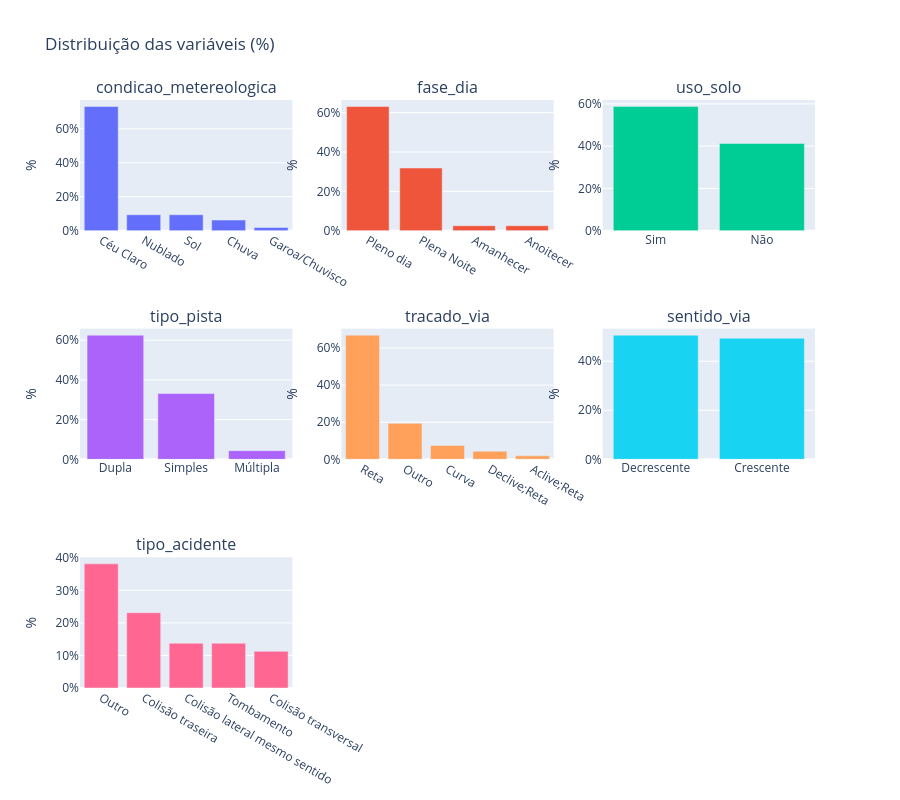

Notebook source saved alongside this figure:
### Markdown cell above
## Proporções de Acidentes por Tipo de Acidente

### Code cell
import plotly.express as px
import plotly.graph_objects as go
from plotly.subplots import make_subplots

col_names = [ 
    "condicao_metereologica",
    "fase_dia", 
    "uso_solo",
    "tipo_pista", 
    "tracado_via",
    "sentido_via", 
    "tipo_acidente"
]

# top N a manter por coluna (as demais viram "Outro")
top_n = {
    "tipo_acidente": 5,
    "tracado_via":   5,
}

def recodificar(series, n):
    top = series.value_counts().nlargest(n).index
    return series.where(series.isin(top), other="Outro")

df_plot = df[col_names].copy()
for col, n in top_n.items():
    df_plot[col] = recodificar(df_plot[col], n)

fig = make_subplots(rows=3, cols=3, subplot_titles=col_names)

for i, col in enumerate(col_names):
    row, col_pos = divmod(i, 3)
    counts = df_plot[col].value_counts(normalize=True) * 100
    fig.add_trace(
        go.Bar(x=counts.index, y=counts.values, name=col, showlegend=False),
        row=row + 1, col=col_pos + 1
    )

fig.update_yaxes(title_text="%", ticksuffix="%")
fig.update_layout(height=800, title_text="Distribuição das variáveis (%)")
fig.show()

### Figure 1 — Plotly figure (JSON) as saved in the notebook; plotly's stock layout.template omitted (floating-point values rounded to 4 significant figures)
{"data": [{"name": "condicao_metereologica", "showlegend": false, "type": "bar", "x": ["Céu Claro", "Nublado", "Sol", "Chuva", "Garoa/Chuvisco"], "xaxis": "x", "y": [73.12, 9.375, 9.375, 6.25, 1.875], "yaxis": "y"}, {"name": "fase_dia", "showlegend": false, "type": "bar", "x": ["Pleno dia", "Plena Noite", "Amanhecer", "Anoitecer"], "xaxis": "x2", "y": [63.12, 31.87, 2.5, 2.5], "yaxis": "y2"}, {"name": "uso_solo", "showlegend": false, "type": "bar", "x": ["Sim", "Não"], "xaxis": "x3", "y": [58.75, 41.25], "yaxis": "y3"}, {"name": "tipo_pista", "showlegend": false, "type": "bar", "x": ["Dupla", "Simples", "Múltipla"], "xaxis": "x4", "y": [62.5, 33.12, 4.375], "yaxis": "y4"}, {"name": "tracado_via", "showlegend": false, "type": "bar", "x": ["Reta", "Outro", "Curva", "Declive;Reta", "Aclive;Reta"], "xaxis": "x5", "y": [66.88, 19.38, 7.5, 4.375, 1.875], "yaxis": "y5"}, {"name": "sentido_via", "showlegend": false, "type": "bar", "x": ["Decrescente", "Crescente"], "xaxis": "x6", "y": [50.62, 49.38], "yaxis": "y6"}, {"name": "tipo_acidente", "showlegend": false, "type": "bar", "x": ["Outro", "Colisão traseira", "Colisão lateral mesmo sentido", "Tombamento", "Colisão transversal"], "xaxis": "x7", "y": [38.12, 23.12, 13.75, 13.75, 11.25], "yaxis": "y7"}], "layout": {"annotations": [{"font": {"size": 16}, "showarrow": false, "text": "condicao_metereologica", "x": 0.1444, "xanchor": "center", "xref": "paper", "y": 1, "yanchor": "bottom", "yref": "paper"}, {"font": {"size": 16}, "showarrow": false, "text": "fase_dia", "x": 0.5, "xanchor": "center", "xref": "paper", "y": 1, "yanchor": "bottom", "yref": "paper"}, {"font": {"size": 16}, "showarrow": false, "text": "uso_solo", "x": 0.8556, "xanchor": "center", "xref": "paper", "y": 1, "yanchor": "bottom", "yref": "paper"}, {"font": {"size": 16}, "showarrow": false, "text": "tipo_pista", "x": 0.1444, "xanchor": "center", "xref": "paper", "y": 0.6111, "yanchor": "bottom", "yref": "paper"}, {"font": {"size": 16}, "showarrow": false, "text": "tracado_via", "x": 0.5, "xanchor": "center", "xref": "paper", "y": 0.6111, "yanchor": "bottom", "yref": "paper"}, {"font": {"size": 16}, "showarrow": false, "text": "sentido_via", "x": 0.8556, "xanchor": "center", "xref": "paper", "y": 0.6111, "yanchor": "bottom", "yref": "paper"}, {"font": {"size": 16}, "showarrow": false, "text": "tipo_acidente", "x": 0.1444, "xanchor": "center", "xref": "paper", "y": 0.2222, "yanchor": "bottom", "yref": "paper"}], "height": 800, "title": {"text": "Distribuição das variáveis (%)"}, "xaxis": {"anchor": "y", "domain": [0, 0.2889]}, "xaxis2": {"anchor": "y2", "domain": [0.3556, 0.6444]}, "xaxis3": {"anchor": "y3", "domain": [0.7111, 1]}, "xaxis4": {"anchor": "y4", "domain": [0, 0.2889]}, "xaxis5": {"anchor": "y5", "domain": [0.3556, 0.6444]}, "xaxis6": {"anchor": "y6", "domain": [0.7111, 1]}, "xaxis7": {"anchor": "y7", "domain": [0, 0.2889]}, "xaxis8": {"anchor": "y8", "domain": [0.3556, 0.6444]}, "xaxis9": {"anchor": "y9", "domain": [0.7111, 1]}, "yaxis": {"anchor": "x", "domain": [0.7778, 1], "ticksuffix": "%", "title": {"text": "%"}}, "yaxis2": {"anchor": "x2", "domain": [0.7778, 1], "ticksuffix": "%", "title": {"text": "%"}}, "yaxis3": {"anchor": "x3", "domain": [0.7778, 1], "ticksuffix": "%", "title": {"text": "%"}}, "yaxis4": {"anchor": "x4", "domain": [0.3889, 0.6111], "ticksuffix": "%", "title": {"text": "%"}}, "yaxis5": {"anchor": "x5", "domain": [0.3889, 0.6111], "ticksuffix": "%", "title": {"text": "%"}}, "yaxis6": {"anchor": "x6", "domain": [0.3889, 0.6111], "ticksuffix": "%", "title": {"text": "%"}}, "yaxis7": {"anchor": "x7", "domain": [0, 0.2222], "ticksuffix": "%", "title": {"text": "%"}}, "yaxis8": {"anchor": "x8", "domain": [0, 0.2222], "ticksuffix": "%", "title": {"text": "%"}}, "yaxis9": {"anchor": "x9", "domain": [0, 0.2222], "ticksuffix": "%", "title": {"text": "%"}}}}
